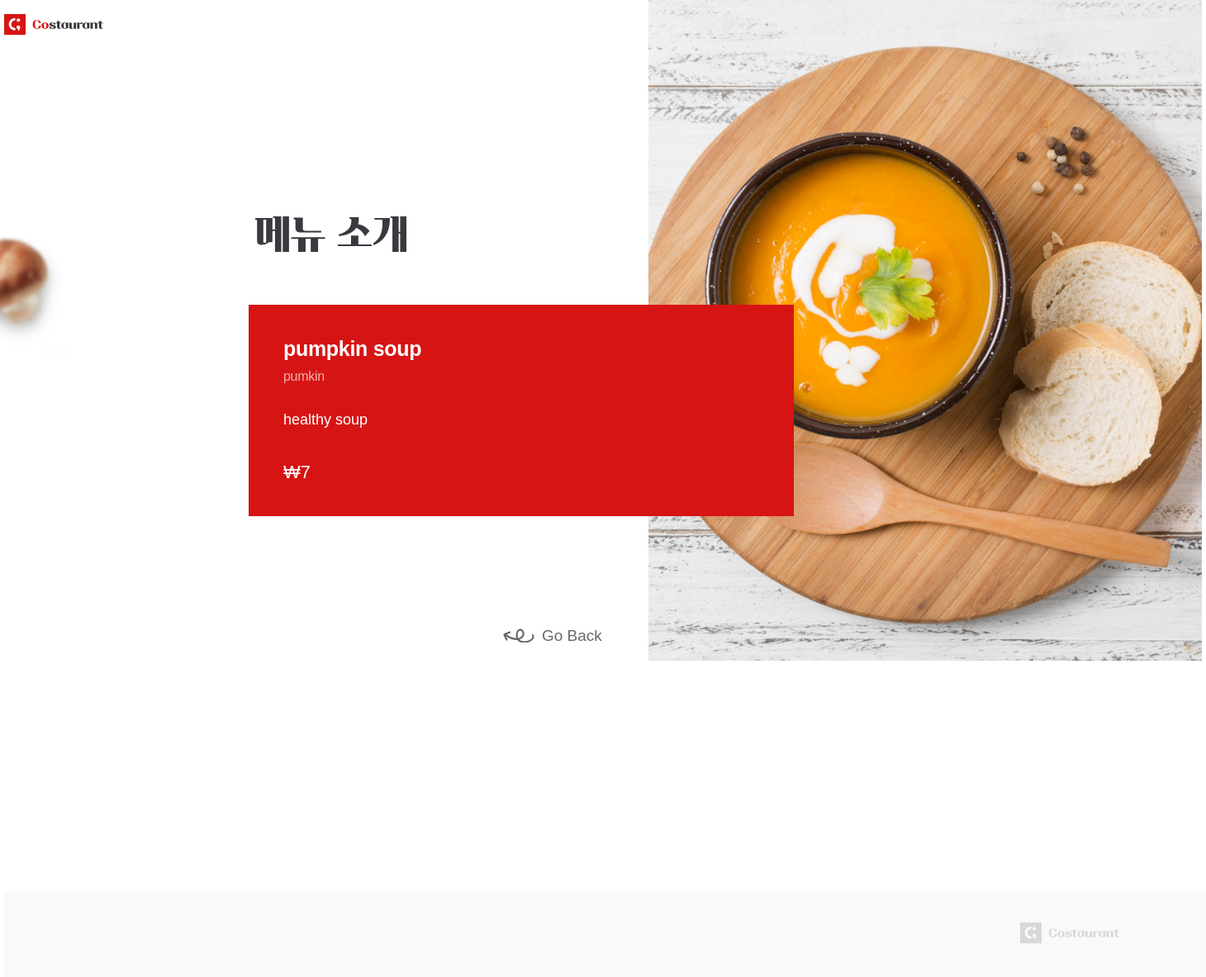
The app's page /menus/food/3/ with its own data.
### menus/models.py (models this page shows, shortened)
class Menu(models.Model):
    name = models.CharField(max_length=80)
    name_eng = models.CharField(max_length=80)
    description = models.CharField(max_length=80)
    price = models.IntegerField()
    img_path = models.CharField(max_length=255)

### menus/views.py (the view)
# urls.py: path('food/<int:pk>/', views.detail)
def detail(request, pk):
    menu = Menu.objects.get(id=pk)
    return render(request, 'menus/detail.html', {'menu': menu})

### menus/templates/menus/detail.html (shortened to what this page needs)
{% load static %}
<!DOCTYPE html>
<html>
<head>
    <link rel="stylesheet" href="{% static 'menus/css/detail_styles.css' %}">
    <link rel="stylesheet" type="text/css" href="https://cdn.rawgit.com/moonspam/NanumSquare/master/nanumsquare.css">
</head>
<body>
    <div id="header">
        <div class="container">
            <div class="nav">
                <a href="/menus/">
                    <img src="{% static 'menus/images/logo-color.svg' %}">
                </a>
        </div>
    </div>
    <div id="content">
        <div class="container">
            <div class="header">
                <h2>
                    <img src="{% static 'menus/images/menu-txt.svg' %}">
                </h2>
                <div class="menu_img">
                    <img src={%get_static_prefix%}{{menu.img_path}}>
                </div>
                <div class="menu_info">
                    <h3>{{menu.name}}</h3>
                    <h4>{{menu.name_eng}}</h4>
                    <p class="menu-desc">{{menu.description}}</p>
                    <p class="price">&#8361;{{menu.price}}</p>
                </div>
                    <div class="back-main">
                    <a href="/menus">Go Back</a>
                </div>
            </div>
        </div>
    </div>
    <div id="footer">
        <div class="container">
            <div class="footer">
                <img src="{% static 'menus/images/logo-gray.svg' %}">
            </div>
        </div>
    </div>
</body>

### menus/static/menus/css/detail_styles.css (style rules this page uses)
h1,h2,h3,h4,p,a,ul,li { margin: 0; padding: 0; font-family : 'NanumSquare', sans-serif; font-weight: 200; list-style: none; text-decoration: none; outline: none; }
body { margin: 0; padding: 0; background: #fff; }
img { margin: 0; padding: 0; border: 0; }
#header,#content,#footer { min-width: 1280px; }
#content { height: 100%; background: url(../images/bg-img-mashroom.jpg) no-repeat left top/92px 169px; }
#footer { background: url(../images/bg-rectangle.svg) no-repeat right bottom/1456px; margin-top:300px; }
.container { position: relative; width: 1450px; margin: 0 auto; }
.nav { height: 60px; padding-top: 17px; box-sizing: border-box; }
.header { padding-left: 296px; }
.header h2 { margin-top: 202px; margin-bottom: 58px; padding-left: 8px; }
.menu_img { position: absolute; top: -262px; right: 0; z-index: -1; }
.menu_img img { width: 670px; height: 800px; object-fit: cover; object-position: center; }
.menu_info { background: #D71414; display: inline-block; width: 660px; color: #fff; padding: 39px 0 40px 42px; box-sizing: border-box; }
.menu_info h3 { font-size: 25px; font-weight: 600; letter-spacing: -0.3px; }
.menu_info h4 { font-size: 16px; font-weight: 500; letter-spacing: -0.3px; color: #f0afaf; padding: 10px 0 33px; }
.menu_info .menu-desc { font-size: 18px; padding-bottom: 40px; }
.menu_info .price { font-size: 22px; font-weight: 500; }
.back-main { margin: 134px 0 0 355px; }
.back-main a { position: relative; display: inline-block; font-size: 19px; font-weight: 500; color: #69666d; transition: 0.2s all; }
.back-main a:after { content: ""; position: absolute; display: block; width: 70px; height: 25px; background: url(../images/back.svg) no-repeat; top: 2px; left: -50px; transition: 0.2s all; }
.footer { text-align: right; padding: 36px 100px 36px 0; }

### records on screen
Menu: img_path (picture), name "pumpkin soup", name_eng "pumkin", description "healthy soup", price "7"
